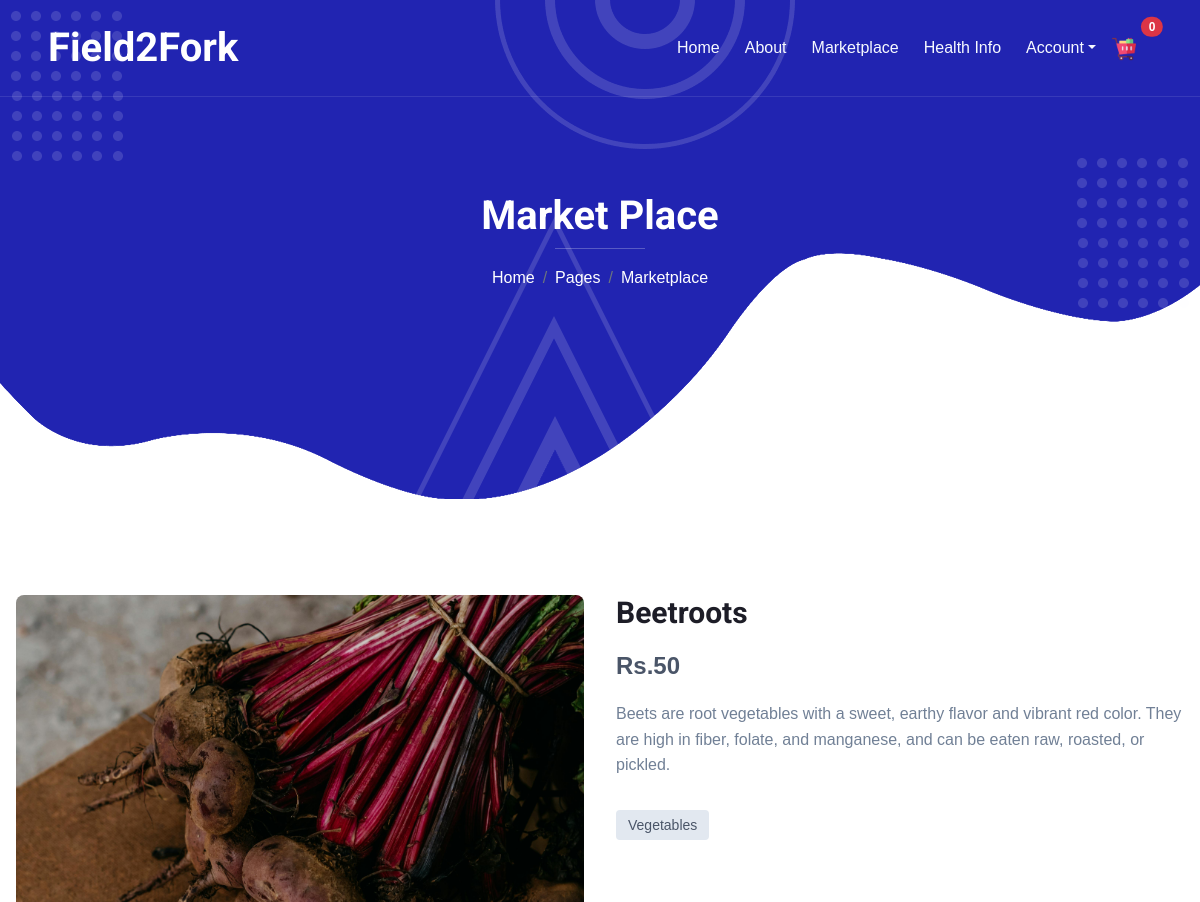
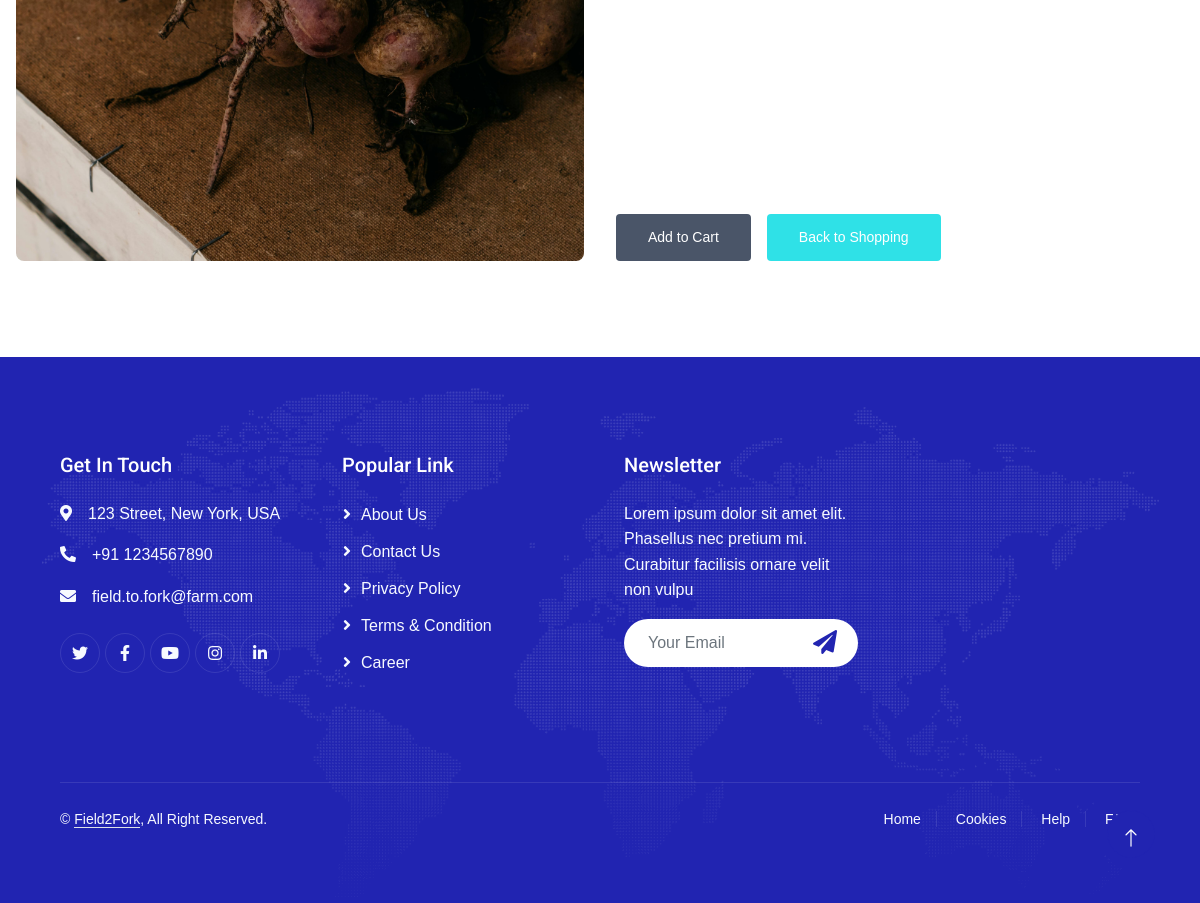
The page /market/vegetables/beetroots/ on the database its author committed (2 pictures, top to bottom).
### store/models.py (models this page shows, shortened)
class Product(models.Model):
    product_name = models.CharField(max_length=200)
    slug = models.SlugField(max_length=200)
    description = models.TextField(blank=True,)
    price = models.IntegerField()
    image = models.ImageField(blank=True,upload_to="photo/products")
    stock = models.IntegerField()
    is_available = models.BooleanField(default=True)
    category = models.ForeignKey(Categories, on_delete=models.CASCADE)
    created_date = models.DateTimeField(auto_now_add=True,)
    modified_date = models.DateTimeField(auto_now=True)

### categories/models.py (models this page shows)
class Categories(models.Model):
    category_name = models.CharField(max_length=50, unique=True)
    slug = models.SlugField(max_length=50, unique=True)
    description = models.TextField(max_length=255, blank=True)
    cat_image = models.ImageField(upload_to='photo/categories', blank=True)
    class Meta:
        verbose_name = "Category"
        verbose_name_plural = "Categories"

### marketplace/views.py (the view)
# urls.py: path('<slug:category_slug>/<slug:product_slug>/', views.product_detail, name='product_detail'),
def product_detail(request, category_slug, product_slug):
    try:
        single_product = Product.objects.get(category__slug = category_slug, slug = product_slug)
    except Exception as e:
        raise e
    context = {
        'single_product' : single_product,
        'total_items': len(CartItem.objects.all()),
    }
    return render(request, "temp_marketplace/product_details.html",context)

### templates/temp_marketplace/product_details.html
{% extends 'temp_marketplace/base.html' %}
{% load static %}
{% block body_block %}
<link href="{% static 'marketplace/css/productStyles.css' %}" rel="stylesheet">
<div class="container">
    <div class="grid">
        <div>
            <img src="{{single_product.image.url}}" alt="Product Image" class="product-image">
        </div>
        <div class="product-info">
            <div>
                <h1 class="product-title">{{ single_product.product_name }}</h1>
                <p class="product-price">Rs.{{ single_product.price }}</p>
                <p class="product-description">
                    {{ single_product.description }}
                </p>
                <div>
                    <span class="product-category">{{ single_product.category.category_name }}</span>
                </div>
            </div>
            <div class="button-group">
                <a href="{% url 'add_to_cart' single_product.id %}">
                    <button class="add-to-cart">Add to Cart</button>
                </a>
                <button class="product-details" id="" onclick="window.location.href='{% url 'marketpage' %}'">Back to Shopping</button>
            </div>
        </div>
    </div>
</div>
{% endblock %}

### static/home/css/style.css (style rules this page uses)
:root { --primary: #2124B1; --secondary: #4777F5; --light: #F7FAFF; --dark: #1D1D27; }
h1, h2, h3, .fw-bold { font-weight: 700 !important; }

### static/marketplace/css/productStyles.css (style rules this page uses)
body { font-family: Arial, sans-serif; line-height: 1.6; margin: 0; padding: 0; }
.container { max-width: 1200px; margin: 0 auto; padding: 48px 16px; }
.grid { display: grid; grid-template-columns: 1fr; gap: 32px; }
.product-image { width: 100%; border-radius: 8px; object-fit: cover; aspect-ratio: 1 / 1; }
.product-info { display: flex; flex-direction: column; justify-content: space-between; }
.product-title { font-size: 1.875rem; font-weight: bold; margin-bottom: 16px; }
.product-price { font-size: 1.5rem; font-weight: bold; color: #4a5568; margin-top: 16px; }
.product-description { color: #718096; margin-top: 16px; }
.product-category { display: inline-block; background-color: #e2e8f0; color: #4a5568; font-size: 0.875rem; font-weight: 500; padding: 4px 12px; border-radius: 4px; margin-top: 16px; }
.button-group { display: flex; flex-direction: column; gap: 16px; margin-top: 32px; }
.add-to-cart { background-color: #4a5568; color: white; font-size: 0.875rem; font-weight: 500; padding: 12px 32px; border: none; border-radius: 4px; cursor: pointer; transition: background-color 0.3s; }
.product-details { background-color: #2fe1e7; color: white; font-size: 0.875rem; font-weight: 500; padding: 12px 32px; border: none; border-radius: 4px; cursor: pointer; transition: background-color 0.3s; }
@media (min-width: 768px) { .grid { grid-template-columns: 1fr 1fr; } }
@media (min-width: 768px) { .button-group { flex-direction: row; } }

### rows shown on the page
Product: image (picture), product_name "Beetroots", price "50", description "Beets are root vegetables with a sweet, earthy flavor and vibrant red color. They are high in fiber, folate, and manganese, and can be eaten raw, roasted, or pickled.", category.category_name "Vegetables"

### other values the page prints
{{ total_items }} "0"
